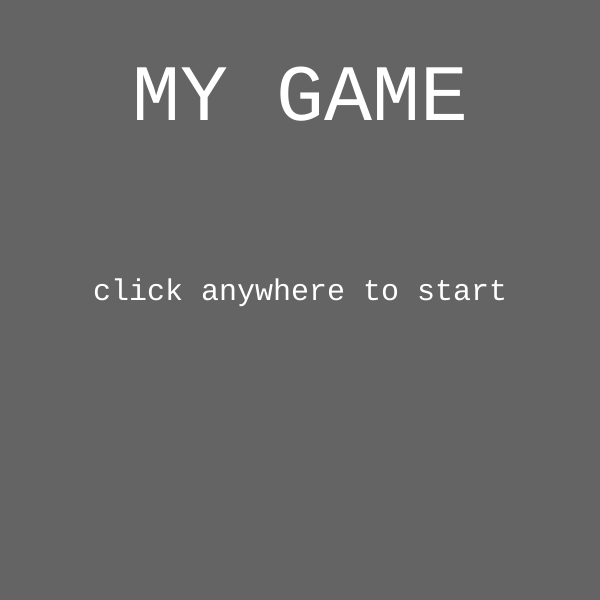
Frame 1 (no input)
Frame 60 (no input): identical to frame 1, image omitted
Frame 120 (the mouse pressed at the canvas centre since frame 60): identical to frame 1, image omitted

The p5.js sketch that drew this single still picture (run headless with seeded random() and noise() and a simulated clock; from frame 60 on, the mouse is pressed at the canvas centre):

// p5.js sketch
// ── sketch.js
'use strict';

let state = 'title';
let cnv;
let points = 0;
let w = 600;
let h = 600;

function setup() {
  cnv = createCanvas(600, 600);
  
  textFont('monospace');
  
}

function draw() {
  
  switch (state) {
    case 'title': 
      title();
      cnv.mouseClicked(titleMouseClicked);
      break;
      case 'level 1':
      level1();
      cnv.mouseClicked(levelMouseClicked);
      break;
      case 'you win':
      youWin();
      cnv.mouseClicked(youWinMouseClicked)
      break;
      default:
      break;
  }  

}

function title(){
  background(100);
  textSize(80);
  fill(255);
  textAlign(CENTER);
  text('MY GAME', w/2, h/5);
  
  textSize(30);
  text('click anywhere to start', w/2, h/2);
}

function titleMouseClicked(){
  console.log('canvas is clicked on title page');
    state = 'level 1'
  }

function level1(){
  background(50, 150, 200);
  text('click for points', w/2, h - 30);
  
}

function levelMouseClicked(){
  points++;
  console.log('points = ' + points);
  
  if (points>= 10){
    state = 'you win';
  }
}

function youWin(){
  background(255, 50, 80);
  textSize(80);
  stroke(255);
  text('YOU WIN', w/2, h/2);
  
  textSize(30);
  text('click anywhere to restart', w/2, h * 3/4);
  
}

function youWinMouseClicked(){
  state = 'level 1';
  points = 0;
  
}

// ── style.css
html, body {
  margin: 0;
  padding: 0;
}

canvas {
  display: block;
  margine: 100px auto;
}
